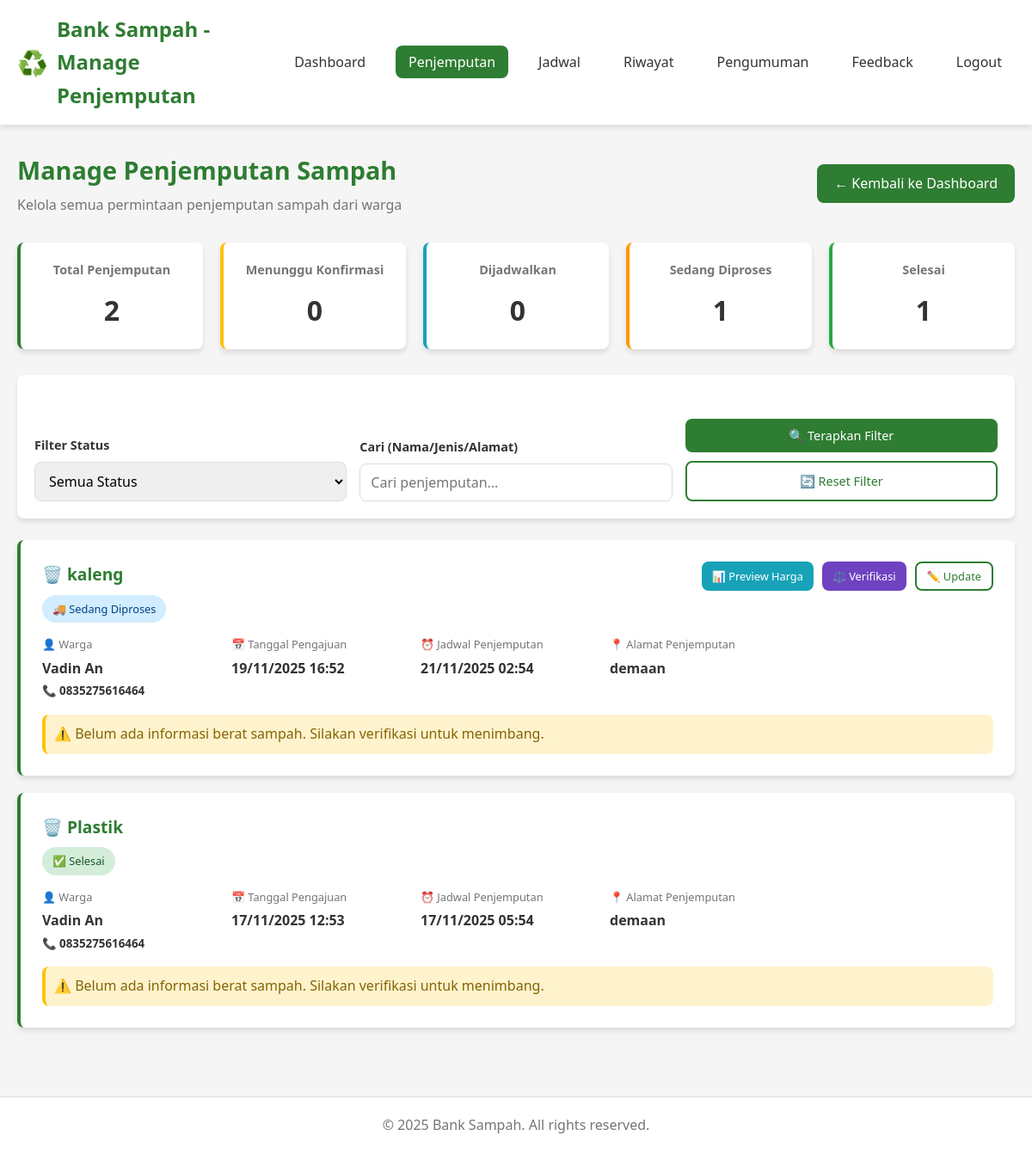
Screenshot of /manage-penjemputan.php (signed in) with the database file from the repository.
### tables this page shows
CREATE TABLE `penjemputan` (
  `id` int(11) NOT NULL,
  `id_warga` int(11) DEFAULT NULL,
  `id_mitra` int(11) DEFAULT NULL,
  `alamat_penjemputan` text NOT NULL,
  `jenis_sampah` varchar(100) NOT NULL,
  `berat` decimal(10,2) DEFAULT 0.00,
  `status` enum('pending','dijadwalkan','diproses','selesai','ditolak') DEFAULT 'pending',
  `waktu_pemintaan` timestamp NOT NULL DEFAULT current_timestamp(),
  `waktu_penjemputan` timestamp NULL DEFAULT NULL,
  `keterangan` text DEFAULT NULL,
  `berat_aktual` decimal(10,2) DEFAULT NULL,
  `harga_per_kg_aktual` decimal(10,2) DEFAULT NULL,
  `total_harga_aktual` decimal(12,2) DEFAULT NULL,
  `tanggal_verifikasi` timestamp NULL DEFAULT NULL,
  `catatan_verifikasi` text DEFAULT NULL
);

CREATE TABLE `users` (
  `id` int(11) NOT NULL,
  `username` varchar(50) NOT NULL,
  `password` varchar(255) NOT NULL,
  `nama_lengkap` varchar(100) NOT NULL,
  `nik` varchar(16) NOT NULL,
  `email` varchar(100) NOT NULL,
  `telepon` varchar(15) DEFAULT NULL,
  `alamat` text DEFAULT NULL,
  `role` enum('admin','user') NOT NULL DEFAULT 'user',
  `status` enum('active','inactive') DEFAULT 'active',
  `saldo` decimal(12,2) DEFAULT 0.00,
  `verification_code` varchar(6) DEFAULT NULL,
  `is_verified` enum('yes','no') DEFAULT 'no',
  `verification_expires` datetime DEFAULT NULL,
  `created_at` timestamp NOT NULL DEFAULT current_timestamp(),
  `updated_at` timestamp NOT NULL DEFAULT current_timestamp() ON UPDATE current_timestamp()
);

### manage-penjemputan.php (the view, shortened to what the rows shown need)
<?php
include 'config.php';
$mitra_id = $_SESSION['mitra_id'];
$penjemputan = [];
try {
    $stmt = $pdo->prepare("SELECT * FROM jenis_sampah ORDER BY nama_jenis");
    $stmt->execute();
    $jenis_sampah = $stmt->fetchAll();
} catch (PDOException $e) {
    error_log("Jenis Sampah Error: " . $e->getMessage());
    $jenis_sampah = [];
}
try {
    $sql = "SELECT p.*, u.nama_lengkap as nama_warga, u.telepon as hp_warga, u.saldo as saldo_warga
            FROM penjemputan p
            JOIN users u ON p.id_warga = u.id
            WHERE p.id_mitra = ?";
    $params = [$mitra_id];
    $sql .= " ORDER BY
              CASE
                WHEN p.status = 'pending' THEN 1
                WHEN p.status = 'dijadwalkan' THEN 2
                WHEN p.status = 'diproses' THEN 3
                WHEN p.status = 'selesai' THEN 4
                WHEN p.status = 'ditolak' THEN 5
              END,
              p.waktu_pemintaan DESC";
    $stmt = $pdo->prepare($sql);
    $stmt->execute($params);
    $penjemputan = $stmt->fetchAll();
} catch (PDOException $e) {
    error_log("Manage Penjemputan Error: " . $e->getMessage());
    $error = "Terjadi kesalahan saat mengambil data penjemputan: " . $e->getMessage();
}
function getHargaPerKg($jenis_sampah, $jenis_sampah_list) {
    foreach ($jenis_sampah_list as $jenis) {
        if (strpos($jenis_sampah, $jenis['nama_jenis']) !== false) {
            return $jenis['harga_per_kg'];
        }
    }
    return 0;
}
function hitungPerkiraanHarga($penjemputan, $jenis_sampah_list) {
    if (!$penjemputan['berat'] || $penjemputan['berat'] <= 0) {
        return 0;
    }
    $harga_per_kg = getHargaPerKg($penjemputan['jenis_sampah'], $jenis_sampah_list);
    return $penjemputan['berat'] * $harga_per_kg;
}
?>
<!DOCTYPE html>
<html lang="id">
<head>
</head>
<body>
    <header>
        <div class="container">
            <div class="header-content">
                <div class="logo">
                    <h1>Bank Sampah - Manage Penjemputan</h1>
                </div>
            </div>
        </div>
    </header>
    <main>
        <section class="manage-penjemputan">
            <div class="container">
                <div class="page-header">
                    <div class="page-title">
                        <h1>Manage Penjemputan Sampah</h1>
                    </div>
                </div>
                <div class="penjemputan-list">
                    <?php if (empty($penjemputan)): ?>
                        <div class="empty-state">
                            <h3>📭 Belum ada penjemputan</h3>
                            <p>Tidak ada permintaan penjemputan yang sesuai dengan filter Anda.</p>
                            <a href="manage-penjemputan.php" class="btn btn-primary">
                                Tampilkan Semua
                            </a>
                        </div>
                    <?php else: ?>
                        <?php foreach ($penjemputan as $p):
                            $perkiraan_harga = hitungPerkiraanHarga($p, $jenis_sampah);
                            $harga_per_kg = getHargaPerKg($p['jenis_sampah'], $jenis_sampah);
                        ?>
                        <div class="penjemputan-card">
                            <div class="penjemputan-header">
                                <div class="penjemputan-info">
                                    <h3>🗑️ <?php echo htmlspecialchars($p['jenis_sampah']); ?></h3>
                                    <span class="status-badge status-<?php echo $p['status']; ?>">
                                        <?php
                                        $status_text = [
                                            'pending' => '⏳ Menunggu Konfirmasi',
                                            'dijadwalkan' => '📅 Dijadwalkan',
                                            'diproses' => '🚚 Sedang Diproses',
                                            'selesai' => '✅ Selesai',
                                            'ditolak' => '❌ Ditolak'
                                        ];
                                        echo $status_text[$p['status']] ?? $p['status'];
                                        ?>
                                    </span>
                                </div>
                                <div class="action-buttons">
                                    <?php if ($p['status'] === 'pending'): ?>
                                        <button type="button" class="btn btn-success btn-sm"
                                                onclick="openTerimaModal(<?php echo $p['id']; ?>)">
                                            ✅ Terima
                                        </button>
                                        <button type="button" class="btn btn-danger btn-sm"
                                                onclick="openTolakModal(<?php echo $p['id']; ?>)">
                                            ❌ Tolak
                                        </button>
                                    <?php elseif (in_array($p['status'], ['dijadwalkan', 'diproses'])): ?>
                                        <button type="button" class="btn btn-preview btn-sm"
                                                onclick="openPreviewModal(<?php echo $p['id']; ?>, '<?php echo htmlspecialchars($p['jenis_sampah']); ?>', <?php echo $p['berat'] ?? 0; ?>, <?php echo $harga_per_kg; ?>, <?php echo $perkiraan_harga; ?>, <?php echo $p['saldo_warga']; ?>)">
                                            📊 Preview Harga
                                        </button>
                                        <a href="verifikasi-setoran.php?id=<?php echo $p['id']; ?>" class="btn btn-verify btn-sm">
                                            ⚖️ Verifikasi
                                        </a>
                                        <button type="button" class="btn btn-outline btn-sm"
                                                onclick="openUpdateModal(<?php echo $p['id']; ?>, '<?php echo $p['status']; ?>', '<?php echo $p['waktu_penjemputan']; ?>', '<?php echo htmlspecialchars($p['keterangan'] ?? ''); ?>')">
                                            ✏️ Update
                                        </button>
                                    <?php endif; ?>
                                </div>
                            </div>
                            <div class="penjemputan-meta">
                                <div class="meta-item">
                                    <span class="meta-label">👤 Warga</span>
                                    <span class="meta-value">
                                        <?php echo htmlspecialchars($p['nama_warga']); ?>
                                        <br><small>📞 <?php echo htmlspecialchars($p['hp_warga']); ?></small>
                                    </span>
                                </div>
                                <div class="meta-item">
                                    <span class="meta-label">📅 Tanggal Pengajuan</span>
                                    <span class="meta-value">
                                        <?php echo date('d/m/Y H:i', strtotime($p['waktu_pemintaan'])); ?>
                                    </span>
                                </div>
                                <?php if ($p['waktu_penjemputan']): ?>
                                <div class="meta-item">
                                    <span class="meta-label">⏰ Jadwal Penjemputan</span>
                                    <span class="meta-value">
                                        <?php echo date('d/m/Y H:i', strtotime($p['waktu_penjemputan'])); ?>
                                    </span>
                                </div>
                                <?php endif; ?>
                                <div class="meta-item">
                                    <span class="meta-label">📍 Alamat Penjemputan</span>
                                    <span class="meta-value">
                                        <?php echo htmlspecialchars($p['alamat_penjemputan']); ?>
                                    </span>
                                </div>
                            </div>
                            <?php if ($p['berat'] && $p['berat'] > 0): ?>
                            <div class="info-harga">
                                <h4 style="color: var(--primary); margin-bottom: 10px;">💰 Informasi Berat & Harga</h4>
                                <div class="harga-item">
                                    <span class="harga-label">Berat Sampah:</span>
                                    <span class="harga-value"><?php echo number_format($p['berat'], 2); ?> kg</span>
                                </div>
                                <div class="harga-item">
                                    <span class="harga-label">Harga per Kg:</span>
                                    <span class="harga-value">Rp <?php echo number_format($harga_per_kg, 0, ',', '.'); ?></span>
                                </div>
                                <div class="harga-item">
                                    <span class="harga-label">Perkiraan Total:</span>
                                    <span class="harga-value">Rp <?php echo number_format($perkiraan_harga, 0, ',', '.'); ?></span>
                                </div>
                                <div class="harga-item">
                                    <span class="harga-label">Saldo Warga Saat Ini:</span>
                                    <span class="harga-value">Rp <?php echo number_format($p['saldo_warga'], 0, ',', '.'); ?></span>
                                </div>
                                <div class="harga-item">
                                    <span class="harga-label">Saldo Setelah Transaksi:</span>
                                    <span class="harga-value">Rp <?php echo number_format($p['saldo_warga'] + $perkiraan_harga, 0, ',', '.'); ?></span>
                                </div>
                            </div>
                            <?php else: ?>
                            <div style="background: #fff3cd; padding: 10px; border-radius: var(--border-radius); margin-top: 15px; border-left: 4px solid var(--warning);">
                                <span style="color: #856404;">⚠️ Belum ada informasi berat sampah. Silakan verifikasi untuk menimbang.</span>
                            </div>
                            <?php endif; ?>
                        </div>
                        <?php endforeach; ?>
                    <?php endif; ?>
                </div>
            </div>
        </section>
    </main>
</body>
</html>

### rows the page displays
penjemputan: jenis_sampah "kaleng", status "🚚 Sedang Diproses", id_warga.nama_lengkap "Vadin An", id_warga.telepon "0835275616464", waktu_pemintaan "19/11/2025 16:52", waktu_penjemputan "21/11/2025 02:54", alamat_penjemputan "demaan", shows "⚠️ Belum ada informasi berat sampah. Silakan verifikasi untuk menimbang."
penjemputan: jenis_sampah "Plastik", status "✅ Selesai", id_warga.nama_lengkap "Vadin An", id_warga.telepon "0835275616464", waktu_pemintaan "17/11/2025 12:53", waktu_penjemputan "17/11/2025 05:54", alamat_penjemputan "demaan", shows "⚠️ Belum ada informasi berat sampah. Silakan verifikasi untuk menimbang."

### other values shown
$total_penjemputan "2"
$total_pending "0"
$total_dijadwalkan "0"
$total_diproses "1"
$total_selesai "1"
